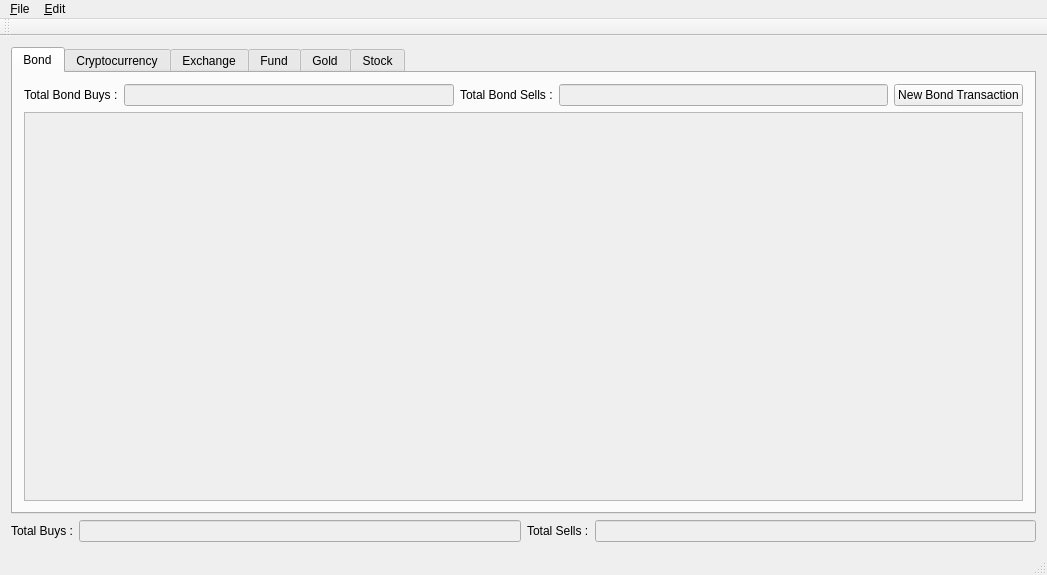
<?xml version="1.0" encoding="UTF-8"?>
<ui version="4.0">
 <class>MainWindow</class>
 <widget class="QMainWindow" name="MainWindow">
  <property name="geometry">
   <rect>
    <x>0</x>
    <y>0</y>
    <width>1047</width>
    <height>575</height>
   </rect>
  </property>
  <property name="windowTitle">
   <string>MainWindow</string>
  </property>
  <widget class="QWidget" name="centralWidget">
   <layout class="QVBoxLayout" name="verticalLayout">
    <item>
     <widget class="QTabWidget" name="twOperations">
      <property name="currentIndex">
       <number>0</number>
      </property>
      <widget class="QWidget" name="bondTab">
       <attribute name="title">
        <string>Bond</string>
       </attribute>
       <layout class="QVBoxLayout" name="verticalLayout_7">
        <item>
         <layout class="QHBoxLayout" name="horizontalLayout">
          <item>
           <widget class="QLabel" name="lblTotalBondBuys">
            <property name="text">
             <string>Total Bond Buys :</string>
            </property>
           </widget>
          </item>
          <item>
           <widget class="QLineEdit" name="leTotalBondBuys">
            <property name="enabled">
             <bool>false</bool>
            </property>
           </widget>
          </item>
          <item>
           <widget class="QLabel" name="lblTotalBondSells">
            <property name="text">
             <string>Total Bond Sells :</string>
            </property>
           </widget>
          </item>
          <item>
           <widget class="QLineEdit" name="leTotalBondSells">
            <property name="enabled">
             <bool>false</bool>
            </property>
           </widget>
          </item>
          <item>
           <widget class="QPushButton" name="btnNewBondTransaction">
            <property name="text">
             <string>New Bond Transaction</string>
            </property>
           </widget>
          </item>
         </layout>
        </item>
        <item>
         <widget class="QScrollArea" name="saBondTransactions">
          <property name="widgetResizable">
           <bool>true</bool>
          </property>
          <widget class="QWidget" name="scrollAreaWidgetContents_6">
           <property name="geometry">
            <rect>
             <x>0</x>
             <y>0</y>
             <width>1005</width>
             <height>364</height>
            </rect>
           </property>
          </widget>
         </widget>
        </item>
       </layout>
      </widget>
      <widget class="QWidget" name="cryptoCurrencyTab">
       <attribute name="title">
        <string>Cryptocurrency</string>
       </attribute>
       <layout class="QVBoxLayout" name="verticalLayout_6">
        <item>
         <layout class="QHBoxLayout" name="hlCryptocurrencyTotals">
          <item>
           <widget class="QLabel" name="lblTotalCryptocurrencyBuys">
            <property name="text">
             <string>Total Cryptocurrency Buys :</string>
            </property>
           </widget>
          </item>
          <item>
           <widget class="QLineEdit" name="leTotalCryptocurrencyBuys">
            <property name="enabled">
             <bool>false</bool>
            </property>
           </widget>
          </item>
          <item>
           <widget class="QLabel" name="lblTotalCryptocurrencySells">
            <property name="text">
             <string>Total Cryptocurrency Sells :</string>
            </property>
           </widget>
          </item>
          <item>
           <widget class="QLineEdit" name="leTotalCryptocurrencySells">
            <property name="enabled">
             <bool>false</bool>
            </property>
           </widget>
          </item>
          <item>
           <widget class="QPushButton" name="btnNewCryptocurrencyTransaction">
            <property name="text">
             <string>New Cryptocurrency Transaction</string>
            </property>
           </widget>
          </item>
         </layout>
        </item>
        <item>
         <widget class="QScrollArea" name="saCryptocurrencyTransactions">
          <property name="widgetResizable">
           <bool>true</bool>
          </property>
          <widget class="QWidget" name="scrollAreaWidgetContents_5">
           <property name="geometry">
            <rect>
             <x>0</x>
             <y>0</y>
             <width>1005</width>
             <height>364</height>
            </rect>
           </property>
          </widget>
         </widget>
        </item>
       </layout>
      </widget>
      <widget class="QWidget" name="exchangeTab">
       <attribute name="title">
        <string>Exchange</string>
       </attribute>
       <layout class="QVBoxLayout" name="verticalLayout_5">
        <item>
         <layout class="QHBoxLayout" name="hlExchangeTotals">
          <item>
           <widget class="QLabel" name="lblTotalExchangeBuys">
            <property name="text">
             <string>Total Exchange Buys :</string>
            </property>
           </widget>
          </item>
          <item>
           <widget class="QLineEdit" name="leTotalExchangeBuys">
            <property name="enabled">
             <bool>false</bool>
            </property>
           </widget>
          </item>
          <item>
           <widget class="QLabel" name="lblTotalExchangeSells">
            <property name="text">
             <string>Total Exchange Sells :</string>
            </property>
           </widget>
          </item>
          <item>
           <widget class="QLineEdit" name="leTotalExchangeSells">
            <property name="enabled">
             <bool>false</bool>
            </property>
           </widget>
          </item>
          <item>
           <widget class="QPushButton" name="btnNewExchangeTransaction">
            <property name="text">
             <string>New Exchange Transaction</string>
            </property>
           </widget>
          </item>
         </layout>
        </item>
        <item>
         <widget class="QScrollArea" name="saExchangeTransactions">
          <property name="widgetResizable">
           <bool>true</bool>
          </property>
          <widget class="QWidget" name="scrollAreaWidgetContents_4">
           <property name="geometry">
            <rect>
             <x>0</x>
             <y>0</y>
             <width>1005</width>
             <height>364</height>
            </rect>
           </property>
          </widget>
         </widget>
        </item>
       </layout>
      </widget>
      <widget class="QWidget" name="fundTab">
       <attribute name="title">
        <string>Fund</string>
       </attribute>
       <layout class="QVBoxLayout" name="verticalLayout_4">
        <item>
         <layout class="QHBoxLayout" name="hlFundTotals">
          <item>
           <widget class="QLabel" name="lblTotalFundBuys">
            <property name="text">
             <string>Total Fund Buys :</string>
            </property>
           </widget>
          </item>
          <item>
           <widget class="QLineEdit" name="leTotalFundBuys">
            <property name="enabled">
             <bool>false</bool>
            </property>
           </widget>
          </item>
          <item>
           <widget class="QLabel" name="lblTotalFundSells">
            <property name="text">
             <string>Total Fund Sells :</string>
            </property>
           </widget>
          </item>
          <item>
           <widget class="QLineEdit" name="leTotalFundSells">
            <property name="enabled">
             <bool>false</bool>
            </property>
           </widget>
          </item>
          <item>
           <widget class="QPushButton" name="btnNewFundTransaction">
            <property name="text">
             <string>New Fund Transaction</string>
            </property>
           </widget>
          </item>
         </layout>
        </item>
        <item>
         <widget class="QScrollArea" name="saFundTransactions">
          <property name="widgetResizable">
           <bool>true</bool>
          </property>
          <widget class="QWidget" name="scrollAreaWidgetContents_3">
           <property name="geometry">
            <rect>
             <x>0</x>
             <y>0</y>
             <width>1005</width>
             <height>364</height>
            </rect>
           </property>
          </widget>
         </widget>
        </item>
       </layout>
      </widget>
      <widget class="QWidget" name="goldTab">
       <attribute name="title">
        <string>Gold</string>
       </attribute>
       <layout class="QVBoxLayout" name="verticalLayout_3">
        <item>
         <layout class="QHBoxLayout" name="hlGoldTotals">
          <item>
           <widget class="QLabel" name="lblTotalGoldBuys">
            <property name="text">
             <string>Total Gold Buys :</string>
            </property>
            <property name="buddy">
             <cstring>leTotalGoldBuys</cstring>
            </property>
           </widget>
          </item>
          <item>
           <widget class="QLineEdit" name="leTotalGoldBuys">
            <property name="enabled">
             <bool>false</bool>
            </property>
           </widget>
          </item>
          <item>
           <widget class="QLabel" name="lblTotalGoldSells">
            <property name="text">
             <string>Total Gold Sells :</string>
            </property>
            <property name="buddy">
             <cstring>leTotalGoldSells</cstring>
            </property>
           </widget>
          </item>
          <item>
           <widget class="QLineEdit" name="leTotalGoldSells">
            <property name="enabled">
             <bool>false</bool>
            </property>
           </widget>
          </item>
          <item>
           <widget class="QPushButton" name="btnNewGoldTransaction">
            <property name="text">
             <string>New Gold Transaction</string>
            </property>
           </widget>
          </item>
         </layout>
        </item>
        <item>
         <widget class="QScrollArea" name="saGoldTransactions">
          <property name="widgetResizable">
           <bool>true</bool>
          </property>
          <widget class="QWidget" name="scrollAreaWidgetContents_2">
           <property name="geometry">
            <rect>
             <x>0</x>
             <y>0</y>
             <width>1005</width>
             <height>364</height>
            </rect>
           </property>
          </widget>
         </widget>
        </item>
       </layout>
      </widget>
      <widget class="QWidget" name="stockTab">
       <attribute name="title">
        <string>Stock</string>
       </attribute>
       <layout class="QVBoxLayout" name="verticalLayout_2">
        <item>
         <layout class="QHBoxLayout" name="hlStockTotals">
          <item>
           <widget class="QLabel" name="lblTotalStockBuys">
            <property name="text">
             <string>Total Stock Buys :</string>
            </property>
            <property name="buddy">
             <cstring>leTotalStockBuys</cstring>
            </property>
           </widget>
          </item>
          <item>
           <widget class="QLineEdit" name="leTotalStockBuys">
            <property name="enabled">
             <bool>false</bool>
            </property>
           </widget>
          </item>
          <item>
           <widget class="QLabel" name="lblTotalStockSells">
            <property name="text">
             <string>Total Stock Sells :</string>
            </property>
            <property name="buddy">
             <cstring>leTotalStockSells</cstring>
            </property>
           </widget>
          </item>
          <item>
           <widget class="QLineEdit" name="leTotalStockSells">
            <property name="enabled">
             <bool>false</bool>
            </property>
           </widget>
          </item>
          <item>
           <widget class="QPushButton" name="btnNewStockTransaction">
            <property name="text">
             <string>New Stock Transaction</string>
            </property>
           </widget>
          </item>
         </layout>
        </item>
        <item>
         <widget class="QScrollArea" name="saStockTransactions">
          <property name="widgetResizable">
           <bool>true</bool>
          </property>
          <widget class="QWidget" name="scrollAreaWidgetContents">
           <property name="geometry">
            <rect>
             <x>0</x>
             <y>0</y>
             <width>1005</width>
             <height>364</height>
            </rect>
           </property>
          </widget>
         </widget>
        </item>
       </layout>
      </widget>
     </widget>
    </item>
    <item>
     <layout class="QHBoxLayout" name="hlTotals">
      <item>
       <widget class="QLabel" name="lblTotalBuys">
        <property name="text">
         <string>Total Buys :</string>
        </property>
        <property name="buddy">
         <cstring>ldTotalBuys</cstring>
        </property>
       </widget>
      </item>
      <item>
       <widget class="QLineEdit" name="ldTotalBuys">
        <property name="enabled">
         <bool>false</bool>
        </property>
       </widget>
      </item>
      <item>
       <widget class="QLabel" name="lblTotalSells">
        <property name="text">
         <string>Total Sells :</string>
        </property>
        <property name="buddy">
         <cstring>leTotalSells</cstring>
        </property>
       </widget>
      </item>
      <item>
       <widget class="QLineEdit" name="leTotalSells">
        <property name="enabled">
         <bool>false</bool>
        </property>
       </widget>
      </item>
     </layout>
    </item>
   </layout>
  </widget>
  <widget class="QMenuBar" name="menuBar">
   <property name="geometry">
    <rect>
     <x>0</x>
     <y>0</y>
     <width>1047</width>
     <height>25</height>
    </rect>
   </property>
   <widget class="QMenu" name="menu_File">
    <property name="title">
     <string>&amp;File</string>
    </property>
    <addaction name="actionClose"/>
   </widget>
   <widget class="QMenu" name="menu_Edit">
    <property name="title">
     <string>&amp;Edit</string>
    </property>
    <widget class="QMenu" name="menuNew_Transaction">
     <property name="title">
      <string>New Transaction</string>
     </property>
     <addaction name="actionBond"/>
     <addaction name="actionCryptocurrency"/>
     <addaction name="actionExchange"/>
     <addaction name="actionFund"/>
     <addaction name="actionGold"/>
     <addaction name="actionStock"/>
    </widget>
    <addaction name="menuNew_Transaction"/>
   </widget>
   <addaction name="menu_File"/>
   <addaction name="menu_Edit"/>
  </widget>
  <widget class="QToolBar" name="mainToolBar">
   <attribute name="toolBarArea">
    <enum>TopToolBarArea</enum>
   </attribute>
   <attribute name="toolBarBreak">
    <bool>false</bool>
   </attribute>
  </widget>
  <widget class="QStatusBar" name="statusBar"/>
  <action name="actionClose">
   <property name="text">
    <string>Close</string>
   </property>
  </action>
  <action name="actionBond">
   <property name="text">
    <string>Bond</string>
   </property>
  </action>
  <action name="actionCryptocurrency">
   <property name="text">
    <string>Cryptocurrency</string>
   </property>
  </action>
  <action name="actionFund">
   <property name="text">
    <string>Fund</string>
   </property>
  </action>
  <action name="actionExchange">
   <property name="text">
    <string>Exchange</string>
   </property>
  </action>
  <action name="actionGold">
   <property name="text">
    <string>Gold</string>
   </property>
  </action>
  <action name="actionStock">
   <property name="text">
    <string>Stock</string>
   </property>
  </action>
 </widget>
 <layoutdefault spacing="6" margin="11"/>
 <resources/>
 <connections/>
</ui>
